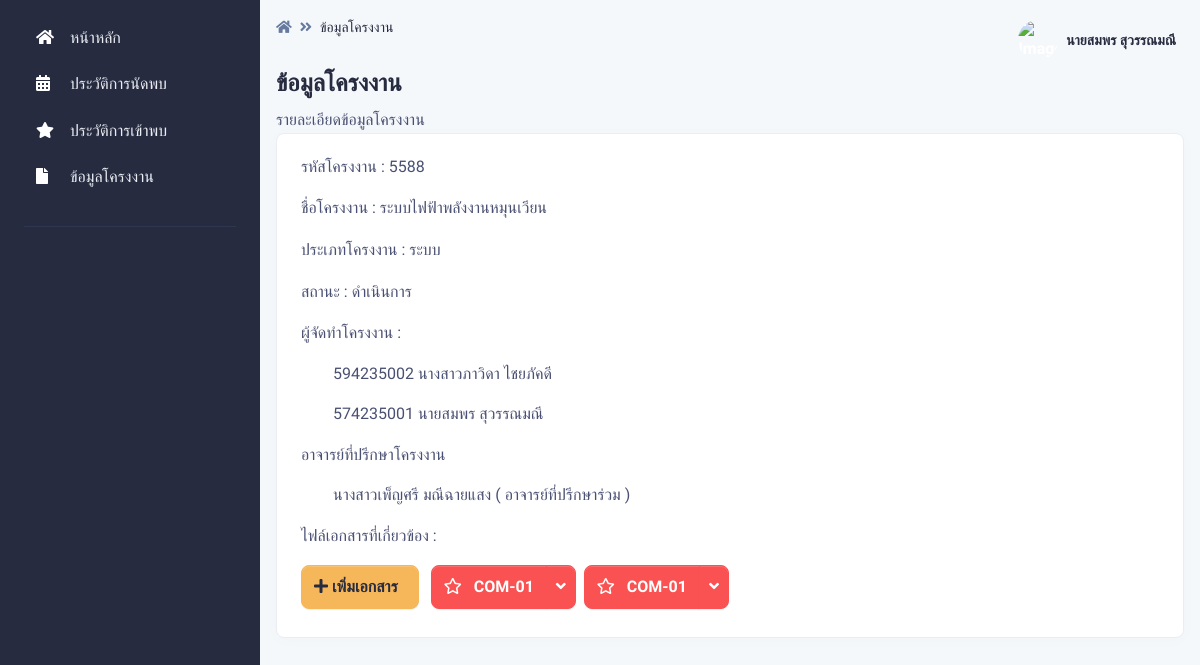
/pages/project_detail/index.php (signed in), run on the app's committed database.
### tables this page shows
CREATE TABLE `project` (
  `project_id` int(15) NOT NULL,
  `project_name` varchar(255) NOT NULL,
  `project_type` int(2) NOT NULL,
  `project_status` int(2) NOT NULL DEFAULT 1
);

CREATE TABLE `project_type` (
  `project_type_id` int(2) NOT NULL,
  `project_type_name` varchar(255) NOT NULL
);

CREATE TABLE `project_status` (
  `project_status_id` int(2) NOT NULL,
  `project_status_name` varchar(255) NOT NULL,
  `project_status_class` varchar(255) NOT NULL
);

CREATE TABLE `project_has_student` (
  `phs_key` int(50) NOT NULL,
  `phs_project_id` int(15) NOT NULL,
  `phs_student_id` int(15) NOT NULL
);

CREATE TABLE `student` (
  `student_id` int(15) NOT NULL,
  `student_name` varchar(255) NOT NULL,
  `student_major` int(2) NOT NULL,
  `student_phone` varchar(15) NOT NULL DEFAULT '0000000000',
  `student_email` varchar(255) NOT NULL,
  `student_password` varchar(255) NOT NULL,
  `student_photo` varchar(255) NOT NULL DEFAULT 'https://i.ibb.co/BVcPqGJ/profile-picture-2qq.jpg',
  `student_type` int(2) NOT NULL DEFAULT 1
);

CREATE TABLE `project_has_adviser` (
  `pha_key` int(50) NOT NULL,
  `pha_project_id` int(15) NOT NULL,
  `pha_teacher_id` int(15) NOT NULL,
  `pha_type` int(2) NOT NULL
);

CREATE TABLE `teacher` (
  `teacher_id` int(10) NOT NULL,
  `teacher_name` varchar(255) NOT NULL,
  `teacher_email` varchar(255) NOT NULL,
  `teacher_password` varchar(255) NOT NULL,
  `teacher_photo` varchar(255) NOT NULL DEFAULT 'https://i.ibb.co/HFB65Yz/asa.png',
  `teacher_type` int(1) NOT NULL DEFAULT 1
);

CREATE TABLE `filee` (
  `file_id` int(255) NOT NULL,
  `project_id` int(255) NOT NULL,
  `file_type` int(255) NOT NULL,
  `file_link` varchar(255) NOT NULL,
  `file_apporve` int(2) NOT NULL DEFAULT 1
);

CREATE TABLE `file_type` (
  `file_type_id` int(11) NOT NULL,
  `file_type_name` varchar(255) NOT NULL,
  `file_type_icon` varchar(255) NOT NULL
);

### pages/project_detail/index.php (the view, shortened to what this page needs)
<?php
if (!$_SESSION["UserID"]){
	  Header("Location: ../../login.php");
}else{?>
<?php include '../../conn.php';?>
<!DOCTYPE html>
<html lang="en">
<head>
    <link type="text/css" href="../../vendor/@fortawesome/fontawesome-free/css/all.min.css" rel="stylesheet">
    <link type="text/css" href="../../vendor/notyf/notyf.min.css" rel="stylesheet">
    <link type="text/css" href="../../css/volt.css" rel="stylesheet">
</head>
<body>
    <?php include '../menu_stu.php';?>
    <main class="content">
        <nav class="navbar navbar-top navbar-expand navbar-dashboard navbar-dark pl-0 pr-2 pb-0">
            <div class="container-fluid px-0">
                <div class="d-flex justify-content-between w-100" id="navbarSupportedContent">
                    <div class="d-flex">
                        <nav aria-label="breadcrumb">
                        <ol class="breadcrumb breadcrumb-dark breadcrumb-transparent">
                                <li class="breadcrumb-item"><a href="../student_index"><span class="fas fa-home"></span></a></li>
                                <li class="breadcrumb-item active" aria-current="page">ข้อมูลโครงงาน</li>
                            </ol>
                        </nav>
                    </div>
                    <?php include '../navbar.php';?>
                </div>
            </div>
        </nav>
        <div class="py-0">
            <div class="d-flex justify-content-between w-100 flex-wrap">
                <div class="mb-3 mb-lg-0">
                    <h1 class="h4">ข้อมูลโครงงาน</h1>
                    <p class="mb-0">รายละเอียดข้อมูลโครงงาน
                    </p>
                </div>
            </div>
        </div>
        <div class="card border-light shadow-sm mb-4">
            <div class="card-body">
            <?php
           $id_ptojrct =$_SESSION["ProjectID"];
					$sql = "SELECT
                    project.project_id,
                    project.project_name,
                    project_type.project_type_name,
                    project_status.project_status_name
                    FROM
                    project
                    INNER JOIN project_type ON project.project_type = project_type.project_type_id
                    INNER JOIN project_status ON project.project_status = project_status.project_status_id
                    WHERE
                    project.project_id = '$id_ptojrct'";
					$result = $con->query($sql);
					if ($result->num_rows > 0) {
						while($row = $result->fetch_assoc()) {
                            echo '<p>รหัสโครงงาน : ' . $row["project_id"].'</p>
                <p>ชื่อโครงงาน : ' . $row["project_name"].'</p>
                <p>ประเภทโครงงาน : ' . $row["project_type_name"].'</p>
                <p>สถานะ : ' . $row["project_status_name"].'</p>';
            }
            }
            ?>
            <p>ผู้จัดทำโครงงาน : </p>
            <?php
           include '../../conn.php';
           $id_ptojrct =$_SESSION["ProjectID"];
					$sql = "SELECT
                    project_has_student.*,
                    project_has_student.phs_student_id,
                    student.*
                FROM
                    project_has_student
                    INNER JOIN
                    student
                    ON
                        project_has_student.phs_student_id = student.student_id
                    WHERE
                    project_has_student.phs_project_id ='$id_ptojrct'";
					$result = $con->query($sql);
					if ($result->num_rows > 0) {
						while($row = $result->fetch_assoc()) {
                            echo '<ul>' . $row["student_id"].' ' . $row["student_name"].'</ul>';
            }
            }
            ?>
<p>อาจารย์ที่ปรึกษาโครงงาน</p>
<?php
           include '../../conn.php';
           $id_ptojrct =$_SESSION["ProjectID"];
					$sql = "SELECT
	project_has_adviser.pha_project_id,
	project_has_adviser.pha_teacher_id,
	teacher.teacher_name,
	project_has_adviser.pha_type
FROM
	project_has_adviser
	INNER JOIN
	teacher
	ON
		project_has_adviser.pha_teacher_id = teacher.teacher_id
WHERE
	project_has_adviser.pha_project_id = '$id_ptojrct'
ORDER BY
	project_has_adviser.pha_type ASC";
					$result = $con->query($sql);
					if ($result->num_rows > 0) {
						while($row = $result->fetch_assoc()) {
                            echo '<ul>' . $row["teacher_name"].'   ';
                            if ($row["pha_type"]==2) {
                                echo "( อาจารย์ที่ปรึกษาร่วม )";
                             }
                           echo' </ul>';
                        }
                        }else{
                            echo "<ul>ไม่มีรายชื่ออาจารย์ที่ปรึกษาโครงงาน</ul>";
                        }
                        ?>
                <p>ไฟล์เอกสารที่เกี่ยวข้อง : </p>
                <div class="btn-group mr-2 mb-2">
<a class="btn btn-warning" type="button" href="file_add.php"><span class="fas fa-plus mr-2"> เพิ่มเอกสาร</a>
</div>
                <?php
           include '../../conn.php';
           $id_ptojrct =$_SESSION["ProjectID"];
					$sql = "SELECT
                    filee.file_id,
                    filee.project_id,
                    file_type.file_type_name,
                    filee.file_link,
                    file_type.file_type_icon,
                    filee.file_apporve
                    FROM
                    filee
                    INNER JOIN file_type ON filee.file_type = file_type.file_type_id
                    WHERE
                    filee.project_id = '$id_ptojrct'
                    ORDER BY
                    filee.file_apporve DESC ";
					$result = $con->query($sql);
					if ($result->num_rows > 0) {
						while($row = $result->fetch_assoc()) {
if ($row["file_apporve"]==1) {
    echo '<div class="btn-group mr-2 mb-2">
    <a href="' . $row["file_link"].'" type="button" class="btn btn-danger"><span class="' . $row["file_type_icon"].' mr-2"></span> ' . $row["file_type_name"].'</a>
    <button type="button" class="btn btn-danger dropdown-toggle dropdown-toggle-split" data-toggle="dropdown" aria-haspopup="true" aria-expanded="false">
        <span class="fas fa-angle-down dropdown-arrow"></span>
        <span class="sr-only">Toggle Dropdown</span>
    </button>
    <div class="dropdown-menu">
        <a class="dropdown-item" href="file_edit.php?act=edit&ID=' . $row["file_id"].'"><span class="fas fa-edit mr-2"></span>แก้ไขไฟล์</a>
        <a class="dropdown-item text-danger" href="index.php?deleteFile=req&ID=' . $row["file_id"].'"><span class="fas fa-trash-alt mr-2"></span>ลบ</a>
    </div>
</div>';
} else {
    echo '<div class="btn-group mr-2 mb-2">
    <a href="' . $row["file_link"].'" type="button" class="btn btn-primary"><span class="' . $row["file_type_icon"].' mr-2"></span> ' . $row["file_type_name"].'</a>
</div>';
}
                        }
                        }
                        ?>
                </div>
        </div>
    </main>
</body>
</html>
<?php }?>

### data on the page
project: project_id "5588", project_name "ระบบไฟฟ้าพลังงานหมุนเวียน", project_type.project_type_name "ระบบ", project_status.project_status_name "ดำเนินการ"
project_has_student: phs_student.student_id "594235002", phs_student.student_name "นางสาวภาวิดา ไชยภัคดี"
project_has_student: phs_student.student_id "574235001", phs_student.student_name "นายสมพร สุวรรณมณี"
project_has_adviser: pha_teacher.teacher_name "นางสาวเพ็ญศรี มณีฉายแสง", pha_type "( อาจารย์ที่ปรึกษาร่วม )"
filee: file_type.file_type_name "COM-01"
filee: file_type.file_type_name "COM-01"

### other printed values
$_SESSION["User"] "นายสมพร สุวรรณมณี"
